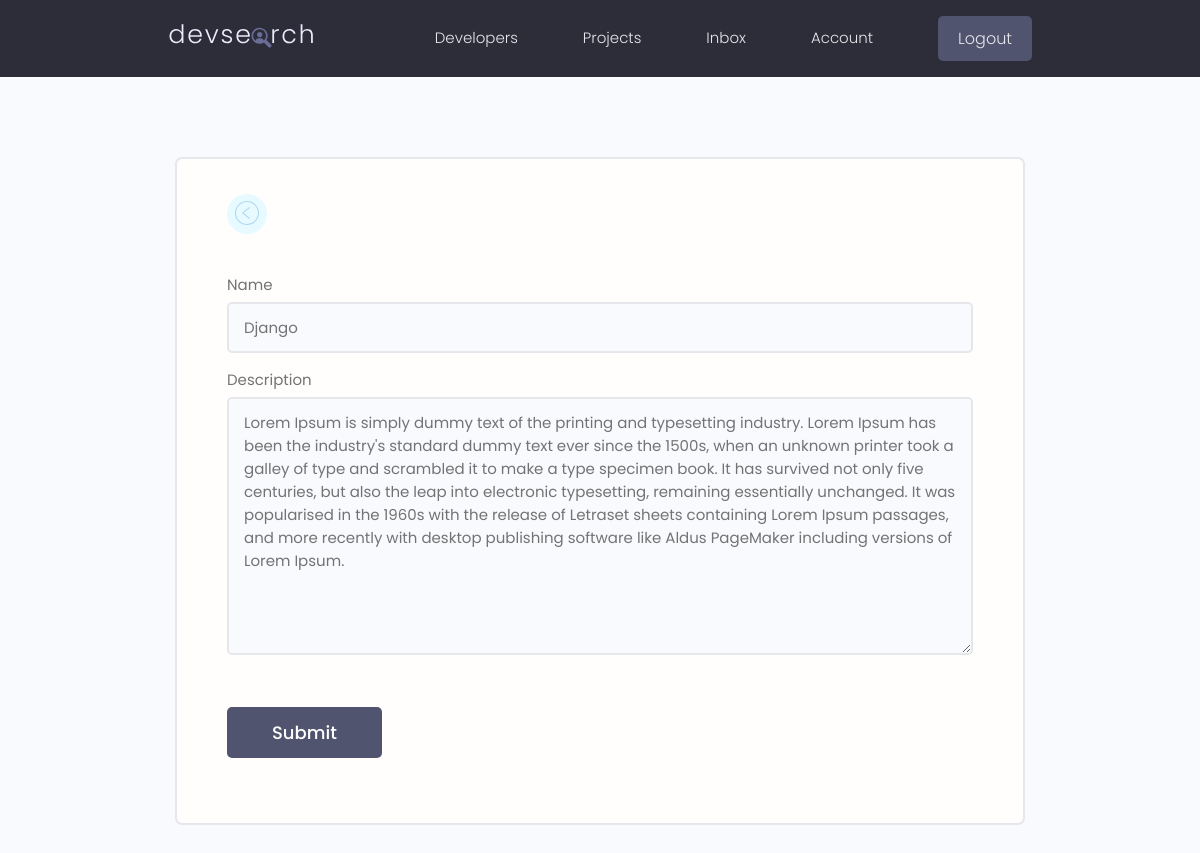
The page /update-skill/17789861-dbdb-4da4-8b97-c5914097d563 (signed in) on the database as committed earlier.
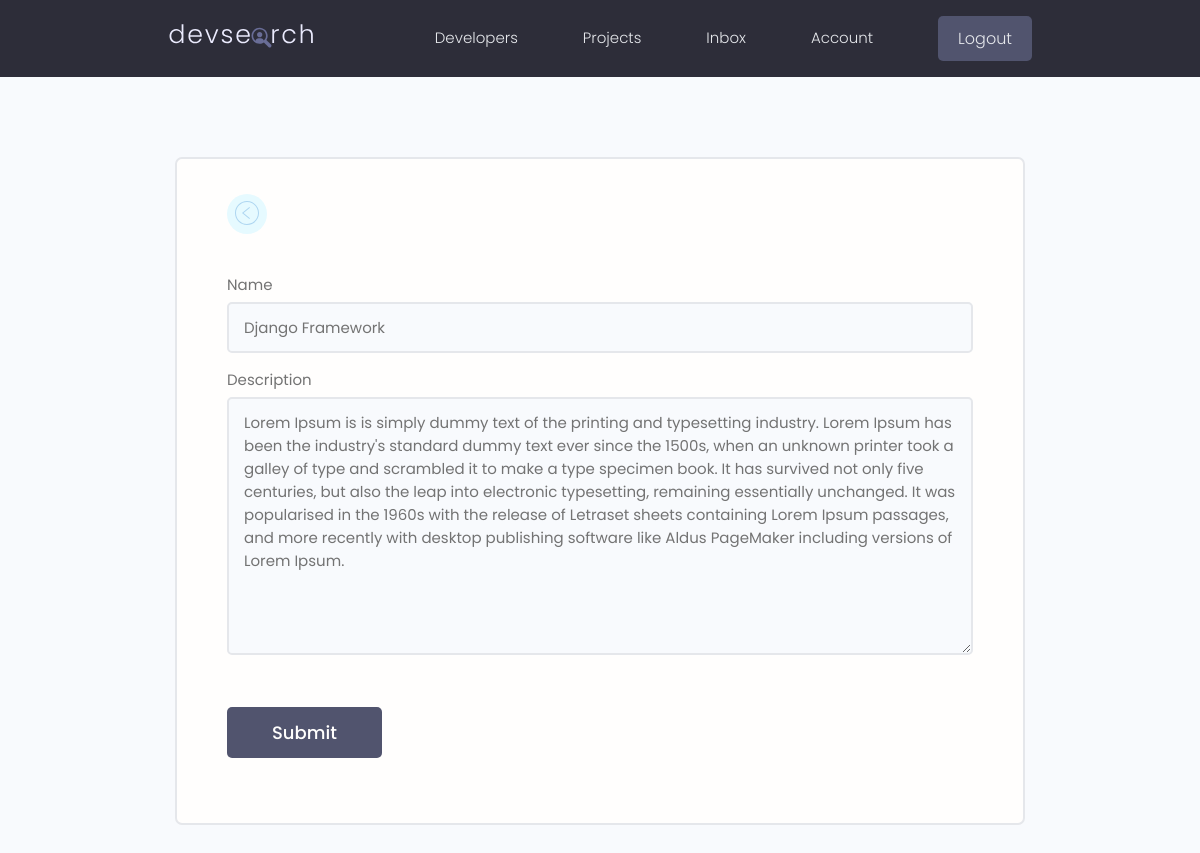
The same page on the database as committed later.
### users/models.py (models this page shows, shortened)
class Skill(models.Model):
    owner=models.ForeignKey(Profile,on_delete=models.CASCADE,null=True,blank=True)
    name=models.CharField(max_length=200,null=True,blank=True)
    description=models.TextField(null=True,blank=True)
    created_at=models.DateTimeField(auto_now_add=True)
    id=models.UUIDField(default=uuid.uuid4,unique=True,primary_key=True,editable=False)

### users/views.py (the view)
# urls.py: path('update-skill/<str:pk>',views.updateSkill,name="update-skill"),
@login_required(login_url='login')
def updateSkill(request,pk):
    profile=request.user.profile
    skill=profile.skill_set.get(id=pk)
    form=SkillForm(instance=skill)
    if request.method=='POST':
        form=SkillForm(request.POST,instance=skill)
        if form.is_valid():
            form.save()
            messages.success(request,'Skill was updated successfully!')
            return redirect('account')
    context={'form':form}
    return render(request,'users/skill_form.html',context)

### users/forms.py
class SkillForm(ModelForm):
    class Meta:
        model=Skill
        fields='__all__'
        exclude=['owner']
    def __init__(self, *args, **kwargs):
        super(SkillForm,self).__init__( *args, **kwargs)
        for name, field in self.fields.items():
            field.widget.attrs.update({'class':'input'})

### users/templates/users/skill_form.html (shortened to what this page needs)
{% extends 'main.html' %}
{% block content %}
    <main class="formPage my-xl">
        <div class="content-box">
            <div class="formWrapper">
                <a class="backButton" href="{% url 'account' %}"></a>
                <br>
                <form class="form" method="POST" action="">
                    {% for field in form %}
                    <div class="form__field">
                        <label for="formInput#text">{{field.label}} </label>
                        {{field}}
                    </div>
                    {% endfor %}
                    <input class="btn btn--sub btn--lg  my-md" type="submit" value="Submit" />
                </form>
            </div>
        </div>
    </main>
{% endblock %}

Rows that differ between the two databases and show on the page:
changed Skill: name "Django" → "Django Framework"; description "Lorem Ipsum is simply dummy text of…" → "Lorem Ipsum is is simply dummy text of…"
